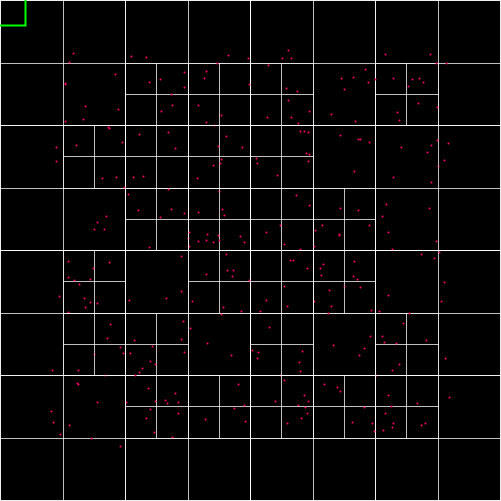
Frame 1 (no input)
Frame 60 (the mouse pressed at the canvas centre just before this capture): identical to frame 1, image omitted
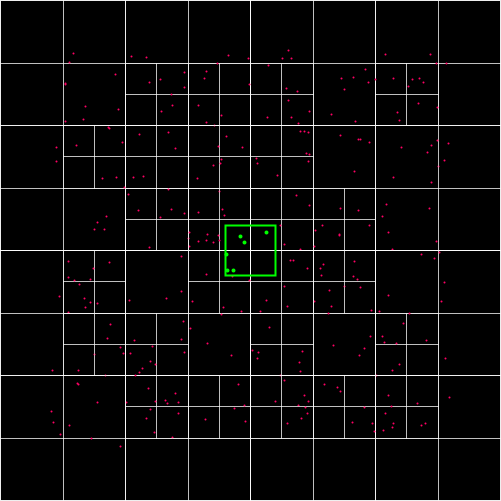
Frame 120 (the mouse held since frame 60 and released just before this capture)

The Processing sketch that drew these frames (run headless with seeded random() and noise(); from frame 60 on, the mouse is pressed at the canvas centre):

// Processing sketch: QuadTree
// ── QuadTree.pde
// Carla de Beer
// Created: March 2018.
// Processing version of a basic Quad Tree implementation that reduces the number of particle checks required.
// Based on Daniel Shiffman's Coding Train videos:
// https://www.youtube.com/watch?v=OJxEcs0w_kE and https://www.youtube.com/watch?v=QQx_NmCIuCY

QTree qtree;

void setup() {
  size(501, 501);
  Rectangle boundary = new Rectangle(width*0.5, height*0.5, 250, 250);
  qtree = new QTree(boundary, 4);
  for (int i = 0; i < 300; ++i) {
    float x = random(50, width - 50);
    float y = random(50, height - 50);
    Particle p = new Particle(x, y);
    qtree.insert(p);
  }
}

void draw() {
  background(0);
  qtree.show();
  stroke(0, 255, 0);
  rectMode(CENTER);
  Rectangle range = new Rectangle(mouseX, mouseY, 25, 25);
  rect(range.x, range.y, range.w * 2, range.h * 2);
  ArrayList<Particle> particles = new ArrayList<Particle>();
  particles = qtree.query(range, particles);

  strokeWeight(4);
  for (Particle p : particles) {
    point(p.x, p.y);
  }
}

// ── Particle.pde
class Particle {
  float x, y;
  
  Particle(float x, float y) {
    this.x = x;
    this.y = y;
  }
}

// ── Rectangle.pde
class Rectangle {
  float x, y;
  float w, h;

  Rectangle(float x, float y, float w, float h) {
    this.x = x;
    this.y = y;
    this.w = w;
    this.h = h;
  }
  
  Rectangle(Rectangle other) {
    this.x = other.x;
    this.y = other.y;
    this.w = other.w;
    this.h = other.h;
  }

  Boolean contains(Particle point) {
    return (
      point.x >= x - w &&
      point.x <= x + w &&
      point.y >= y - h &&
      point.y <= y + h);
  }

  Boolean intersects(Rectangle range) {
    return !(
      range.x - range.w > x + w ||
      range.x + range.w < x - w ||
      range.y - range.h > y + h ||
      range.y + range.h < y - h);
  }
}

// ── TheQTree.pde
class QTree {
  Rectangle boundary;
  ArrayList<Particle> particles;
  int capacity;
  Boolean isDivided;

  QTree northEast, northWest, southEast, southWest;

  QTree(Rectangle boundary, int n) {
    this.boundary = new Rectangle(boundary);
    this.capacity = n;
    this.particles = new ArrayList<Particle>();
    this.isDivided = false;
  }

  void subdivide() {
    float x = this.boundary.x;
    float y = this.boundary.y;
    float w = this.boundary.w * 0.5;
    float h = this.boundary.h * 0.5;

    Rectangle ne = new Rectangle(x + w, y - h, w, h);
    northEast = new QTree(ne, this.capacity);
    Rectangle nw = new Rectangle(x - w, y - h, w, h);
    northWest = new QTree(nw, this.capacity);
    Rectangle se = new Rectangle(x + w, y + h, w, h);
    southEast = new QTree(se, this.capacity);
    Rectangle sw = new Rectangle(x - w, y + h, w, h);
    southWest = new QTree(sw, this.capacity);
    isDivided = true;
  }

  Boolean insert(Particle point) {
    if (!this.boundary.contains(point)) {
      return false;
    }

    if (particles.size() < this.capacity) {
      particles.add(point);
      return true;
    } else {
      if (!isDivided) {
        subdivide();
      }
      if (northEast.insert(point)) {
        return true;
      } else if (this.northWest.insert(point)) {
        return true;
      } else if (this.southEast.insert(point)) {
        return true;
      } else if (this.southWest.insert(point)) {
        return true;
      }
    }
    return false;
  }

  ArrayList<Particle> query(Rectangle range, ArrayList<Particle> found) {
    if (found == null) {
      found = new ArrayList<Particle>();
    }
    if (this.boundary.intersects(range)) {

      for (Particle p : particles) {
        if (range.contains(p)) {
          found.add(p);
        }
      }
      if (isDivided) {
        northWest.query(range, found);
        northEast.query(range, found);
        southWest.query(range, found);
        southEast.query(range, found);
      }
    }
    return found;
  }

  void show() {
    stroke(255);
    strokeWeight(0.5);
    noFill();
    rectMode(CENTER);
    rect(boundary.x, boundary.y, boundary.w * 2, boundary.h * 2);
    if (isDivided) {
      this.northEast.show();
      this.northWest.show();
      this.southEast.show();
      this.southWest.show();
    }
    stroke(255, 0, 100);
    strokeWeight(2);
    for (Particle p : particles) {
      point(p.x, p.y);
    }
  }
}
